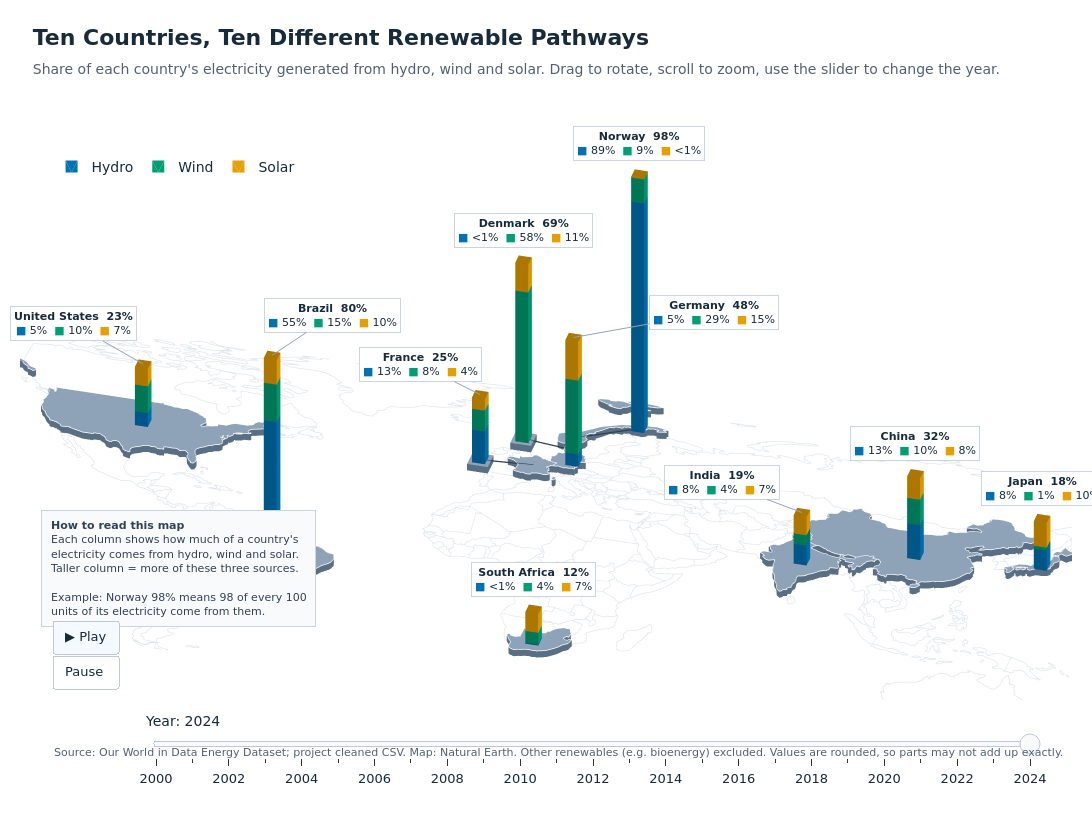

Write notebook code for a chart like this one.
### Code cell
import plotly.graph_objects as go

v5_html = v5_root / "visuals" / "05_3d_renewable_energy_map.html"

def v5_outline_xy(features):
    xs, ys = [], []
    for f in features:
        for ring in v5_outer_rings(f):
            ring = [pt for pt in ring if -135 <= pt[0] <= 165]
            if len(ring) >= 3:
                xs += [pt[0] for pt in ring] + [None]
                ys += [pt[1] for pt in ring] + [None]
    return xs, ys

v5_ox, v5_oy = v5_outline_xy([f for f in v5_features if f["properties"]["ADM0_A3"] not in v5_iso.values()])
v5_fx, v5_fy = v5_outline_xy([f for f in v5_features if f["properties"]["ADM0_A3"] in v5_iso.values()])
def v5_triangulate(ring):
    """Ear-clipping triangulation of a simple polygon ring; returns triangles as index triples."""
    pts = ring[:-1] if ring[0] == ring[-1] else ring[:]
    n = len(pts)
    area = sum(pts[i][0] * pts[(i + 1) % n][1] - pts[(i + 1) % n][0] * pts[i][1] for i in range(n))
    idx = list(range(n)) if area > 0 else list(range(n))[::-1]   # make counter-clockwise
    def cross(o, a, b):
        return (a[0] - o[0]) * (b[1] - o[1]) - (a[1] - o[1]) * (b[0] - o[0])
    def inside(p, a, b, c):
        return cross(a, b, p) >= 0 and cross(b, c, p) >= 0 and cross(c, a, p) >= 0
    tris, guard = [], 0
    while len(idx) > 3 and guard < 10 * n * n:
        guard += 1
        m = len(idx)
        for k in range(m):
            i0, i1, i2 = idx[k - 1], idx[k], idx[(k + 1) % m]
            a, b, c = pts[i0], pts[i1], pts[i2]
            if cross(a, b, c) <= 0:
                continue
            if any(inside(pts[j], a, b, c) for j in idx if j not in (i0, i1, i2)):
                continue
            tris.append((i0, i1, i2)); idx.pop(k); break
        else:
            break   # no ear found (degenerate ring); stop safely
    if len(idx) == 3:
        tris.append(tuple(idx))
    return pts, tris

# Raised plates for the ten countries: triangulated top faces plus side walls.
# Tops and walls are separate meshes with flat, uniform colour (no lighting artefacts).
v5_plate_mesh = {"top": ([], [], [], [], [], []), "side": ([], [], [], [], [], [])}
def v5_add_tri(part, p0, p1, p2):
    X, Y, Z, I, J, K = v5_plate_mesh[part]
    n = len(X)
    for x, y, z in (p0, p1, p2):
        X.append(x); Y.append(y); Z.append(z)
    I.append(n); J.append(n + 1); K.append(n + 2)
def v5_add_walls(ring):
    for (x0, y0), (x1, y1) in zip(ring[:-1], ring[1:]):
        v5_add_tri("side", (x0, y0, 0), (x1, y1, 0), (x1, y1, v5_plate))
        v5_add_tri("side", (x0, y0, 0), (x1, y1, v5_plate), (x0, y0, v5_plate))
for f in v5_features:
    if f["properties"]["ADM0_A3"] not in v5_iso.values():
        continue
    for ring in v5_outer_rings(f):
        pts, tris = v5_triangulate(ring)
        for a, b, c in tris:
            v5_add_tri("top", (*pts[a], v5_plate), (*pts[b], v5_plate), (*pts[c], v5_plate))
        v5_add_walls(ring)
# Plinths for the two columns moved into the sea, so every column starts at plate height
for c in ["France", "Denmark"]:
    x, y = v5_xy[c]; r = v5_w * 0.8
    sq = [(x - r, y - r), (x + r, y - r), (x + r, y + r), (x - r, y + r), (x - r, y - r)]
    v5_add_tri("top", (*sq[0], v5_plate), (*sq[1], v5_plate), (*sq[2], v5_plate))
    v5_add_tri("top", (*sq[0], v5_plate), (*sq[2], v5_plate), (*sq[3], v5_plate))
    v5_add_walls(sq)
v5_flat = dict(ambient=1.0, diffuse=0.0, specular=0.0, fresnel=0.0)
v5_plate_traces = [
    go.Mesh3d(x=X, y=Y, z=Z, i=I, j=J, k=K, color=color, lighting=v5_flat, hoverinfo="skip",
              name="Selected countries", showlegend=False)
    for part, color in [("side", v5_plate_side), ("top", v5_plate_top)]
    for X, Y, Z, I, J, K in [v5_plate_mesh[part]]
]

v5_lx, v5_ly = [], []
for c in v5_leaders:
    (tx, ty), (cx, cy) = v5_label_pt[v5_iso[c]], v5_xy[c]
    v5_lx += [tx, cx, None]; v5_ly += [ty, cy, None]
v5_map = [
    go.Scatter3d(x=v5_ox, y=v5_oy, z=[0] * len(v5_ox), mode="lines",
                 line=dict(color="#DDE3EA", width=1.2), hoverinfo="skip", showlegend=False),
    *v5_plate_traces,
    go.Scatter3d(x=v5_fx, y=v5_fy, z=[v5_plate + 0.05 if v is not None else None for v in v5_fx],
                 mode="lines", line=dict(color="white", width=1.5), hoverinfo="skip", showlegend=False),
    go.Scatter3d(x=v5_lx, y=v5_ly, z=[v5_plate if v is not None else None for v in v5_lx], mode="lines",
                 line=dict(color="#334155", width=2.5), hoverinfo="skip", showlegend=False),
]

# Triangles for one cuboid (8 corners: 0-3 bottom, 4-7 top)
v5_I = [0, 0, 4, 4, 0, 0, 1, 1, 0, 0, 3, 3]
v5_J = [1, 2, 5, 6, 1, 5, 2, 6, 3, 7, 2, 6]
v5_K = [2, 3, 6, 7, 5, 4, 6, 5, 7, 4, 6, 7]

# Pixel offsets for label cards that would otherwise overlap (default view)
v5_card_offset = {"United States": (-70, -40), "Brazil": (60, -40), "Germany": (140, -25),
                  "India": (-80, -30), "France": (-60, -30)}

def v5_year_traces(year):
    row = v5_panel.loc[v5_panel["year"].eq(year)].set_index("country")
    base = {c: 0.0 for c in v5_iso}
    details = {
        c: (f"<b>{c} · {year}</b><br>"
            f"Hydro: {float(row.loc[c, 'hydro_share_elec']):.1f}%<br>"
            f"Wind: {float(row.loc[c, 'wind_share_elec']):.1f}%<br>"
            f"Solar: {float(row.loc[c, 'solar_share_elec']):.1f}%<br>"
            f"Three-source total: {float(row.loc[c, v5_cols].sum()):.1f}%")
        for c in v5_iso
    }
    meshes = []
    for col, label, color in v5_sources:
        X, Y, Z, ii, jj, kk, txt = [], [], [], [], [], [], []
        for n, c in enumerate(v5_iso):
            x, y = v5_xy[c]; z0 = v5_plate + base[c]; h = float(row.loc[c, col]); z1 = z0 + h
            w = v5_w / 2 if h >= 0.05 else 0.0   # collapse near-zero segments so no empty cap is drawn
            X += [x - w, x + w, x + w, x - w] * 2
            Y += [y - w, y - w, y + w, y + w] * 2
            Z += [z0] * 4 + [z1] * 4
            ii += [v + 8 * n for v in v5_I]; jj += [v + 8 * n for v in v5_J]; kk += [v + 8 * n for v in v5_K]
            txt += [details[c]] * 8
            base[c] = z1 - v5_plate
        meshes.append(go.Mesh3d(x=X, y=Y, z=Z, i=ii, j=jj, k=kk, color=color, name=label,
                                flatshading=True, text=txt, hovertemplate="%{text}<extra></extra>",
                                lighting=dict(ambient=0.75, diffuse=0.6, specular=0.05), showlegend=True))
    # Scene annotations stay sharp during animation (3D text traces can shrink after a frame change)
    def pct(v):
        return "<1%" if 0 < v < 0.5 else f"{v:.0f}%"
    labels = []
    for c in v5_iso:
        parts = "  ".join(f"<span style='color:{color}'>\u25A0</span> {pct(float(row.loc[c, col]))}"
                          for col, _, color in v5_sources)
        total = base[c]
        total_txt = f"{total:.0f}%" if total >= 1 else f"{total:.1f}%"
        card = dict(x=v5_xy[c][0], y=v5_xy[c][1], z=total + v5_plate,
                    text=f"<b>{c}  {total_txt}</b><br>{parts}", font=dict(size=11, color="#172B3A"),
                    bgcolor="rgba(255,255,255,0.92)", bordercolor="#CBD5E1", borderwidth=1, borderpad=3)
        if c in v5_card_offset:   # moved sideways to avoid overlaps, with a thin pointer line
            ax_, ay_ = v5_card_offset[c]
            card.update(showarrow=True, arrowhead=0, arrowwidth=1, arrowcolor="#94A3B8", ax=ax_, ay=ay_)
        else:
            card.update(showarrow=False, yshift=30)
        labels.append(card)
    return meshes, labels

v5_meshes, v5_labels = v5_year_traces(v5_year)
v5_ifig = go.Figure(data=v5_map + v5_meshes)
v5_frames = []
for y in v5_years:
    meshes, labels = v5_year_traces(y)
    v5_frames.append(go.Frame(name=str(y), data=meshes,
                              traces=list(range(len(v5_map), len(v5_map) + 3)),
                              layout=dict(scene=dict(annotations=labels))))
v5_ifig.frames = v5_frames
v5_steps = [dict(method="animate", label=str(y),
                 args=[[str(y)], dict(mode="immediate", frame=dict(duration=0, redraw=True))])
            for y in v5_years]
v5_ifig.update_layout(
    title=dict(text="<b>Ten Countries, Ten Different Renewable Pathways</b><br>"
                    "<span style='font-size:14px;color:#526171'>Share of each country's electricity generated from hydro, wind "
                    "and solar. Drag to rotate, scroll to zoom, use the slider to change the year.</span>",
               x=0.03, font=dict(size=22, color="#172B3A")),
    font=dict(family="DejaVu Sans, Arial, sans-serif", color="#172B3A", size=13),
    paper_bgcolor="white", width=1400, height=820, margin=dict(l=20, r=20, t=90, b=120),
    legend=dict(orientation="h", x=0.03, y=0.9, title_text="", font=dict(size=14)),
    scene=dict(xaxis=dict(visible=False, range=[-135, 165]), yaxis=dict(visible=False, range=[-55, 82]),
               zaxis=dict(visible=False, range=[0, 108]),
               aspectmode="manual", aspectratio=dict(x=3.9, y=1.8, z=1.1),
               camera=dict(eye=dict(x=0.3, y=-1.1, z=0.82), center=dict(x=0, y=0, z=0.06),
                           projection=dict(type="orthographic")),
               bgcolor="white", annotations=v5_labels),
    sliders=[dict(active=v5_years.index(v5_year), steps=v5_steps, x=0.12, len=0.85, y=0.02,
                  currentvalue=dict(prefix="Year: ", font=dict(size=14)))],
    updatemenus=[dict(type="buttons", x=0.03, y=0.02, xanchor="left", yanchor="bottom",
                      buttons=[
                          dict(label="▶ Play", method="animate",
                               args=[None, dict(frame=dict(duration=450, redraw=True),
                                                fromcurrent=False, transition=dict(duration=0))]),
                          dict(label="Pause", method="animate",
                               args=[[None], dict(frame=dict(duration=0, redraw=False),
                                                  mode="immediate")])])],
    annotations=[
        dict(text="Source: Our World in Data Energy Dataset; project cleaned CSV. Map: Natural Earth. "
                  "Other renewables (e.g. bioenergy) excluded. Values are rounded, so parts may not add up exactly.",
             x=0.03, y=-0.10, xref="paper", yref="paper", showarrow=False,
             font=dict(size=11, color="#526171"), xanchor="left"),
        dict(text="<b>How to read this map</b><br>Each column shows how much of a country's<br>"
                  "electricity comes from hydro, wind and solar.<br>Taller column = more of these three sources.<br><br>"
                  "Example: Norway 98% means 98 of every 100<br>units of its electricity come from them.",
             x=0.02, y=0.12, xref="paper", yref="paper", xanchor="left", yanchor="bottom", align="left",
             showarrow=False, font=dict(size=11, color="#334155"),
             bgcolor="#F8FAFC", bordercolor="#CBD5E1", borderwidth=1, borderpad=8)],
)
if not v5_html.exists():
    v5_ifig.write_html(v5_html, include_plotlyjs=True, auto_play=False,
                       config={"scrollZoom": True})
    print(f"Saved: {v5_html.relative_to(v5_root)}")
else:
    print(f"Using existing: {v5_html.relative_to(v5_root)}")
v5_ifig.show()
